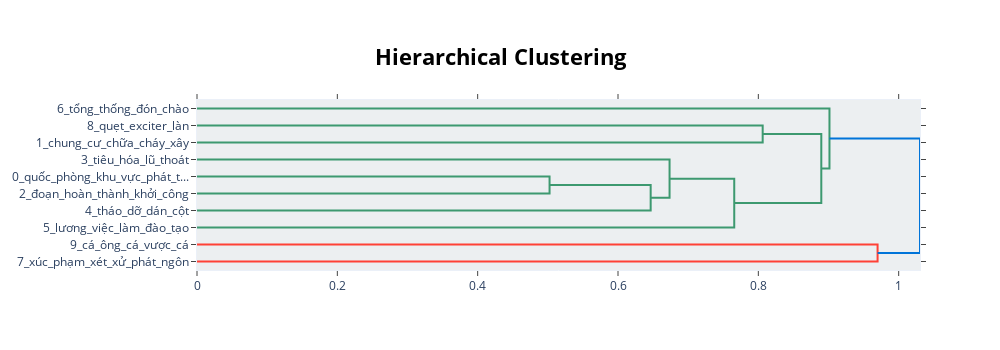

The notebook cell saved with this chart:
### Markdown cell above
### Visualize Topic Hierarchy

### Code cell
# hierarchical: phân cấp
topic_model.visualize_hierarchy()

### Figure 1 — Plotly figure (JSON) as saved in the notebook; plotly's stock layout.template omitted (floating-point values rounded to 4 significant figures)
{"data": [{"hoverinfo": "text", "marker": {"color": "rgb(61,153,112)"}, "mode": "lines", "type": "scatter", "x": [0, 0.8062, 0.8062, 0], "xaxis": "x", "y": [-15, -15, -25, -25], "yaxis": "y"}, {"hoverinfo": "text", "marker": {"color": "rgb(61,153,112)"}, "mode": "lines", "type": "scatter", "x": [0, 0.5025, 0.5025, 0], "xaxis": "x", "y": [-45, -45, -55, -55], "yaxis": "y"}, {"hoverinfo": "text", "marker": {"color": "rgb(61,153,112)"}, "mode": "lines", "type": "scatter", "x": [0.5025, 0.6465, 0.6465, 0], "xaxis": "x", "y": [-50, -50, -65, -65], "yaxis": "y"}, {"hoverinfo": "text", "marker": {"color": "rgb(61,153,112)"}, "mode": "lines", "type": "scatter", "x": [0, 0.6735, 0.6735, 0.6465], "xaxis": "x", "y": [-35, -35, -57.5, -57.5], "yaxis": "y"}, {"hoverinfo": "text", "marker": {"color": "rgb(61,153,112)"}, "mode": "lines", "type": "scatter", "x": [0.6735, 0.7657, 0.7657, 0], "xaxis": "x", "y": [-46.25, -46.25, -75, -75], "yaxis": "y"}, {"hoverinfo": "text", "marker": {"color": "rgb(61,153,112)"}, "mode": "lines", "type": "scatter", "x": [0.8062, 0.8897, 0.8897, 0.7657], "xaxis": "x", "y": [-20, -20, -60.62, -60.62], "yaxis": "y"}, {"hoverinfo": "text", "marker": {"color": "rgb(61,153,112)"}, "mode": "lines", "type": "scatter", "x": [0, 0.9014, 0.9014, 0.8897], "xaxis": "x", "y": [-5, -5, -40.31, -40.31], "yaxis": "y"}, {"hoverinfo": "text", "marker": {"color": "rgb(255,65,54)"}, "mode": "lines", "type": "scatter", "x": [0, 0.9699, 0.9699, 0], "xaxis": "x", "y": [-85, -85, -95, -95], "yaxis": "y"}, {"hoverinfo": "text", "marker": {"color": "rgb(0,116,217)"}, "mode": "lines", "type": "scatter", "x": [0.9014, 1.03, 1.03, 0.9699], "xaxis": "x", "y": [-22.66, -22.66, -90, -90], "yaxis": "y"}], "layout": {"autosize": false, "height": 350, "hoverlabel": {"bgcolor": "white", "font": {"family": "Rockwell", "size": 16}}, "hovermode": "closest", "plot_bgcolor": "#ECEFF1", "showlegend": false, "title": {"font": {"color": "Black", "size": 22}, "text": "<b>Hierarchical Clustering</b>", "x": 0.5, "xanchor": "center", "yanchor": "top"}, "width": 1000, "xaxis": {"mirror": "allticks", "rangemode": "tozero", "showgrid": false, "showline": true, "showticklabels": true, "ticks": "outside", "type": "linear", "zeroline": false}, "yaxis": {"mirror": "allticks", "range": [-100, 0], "rangemode": "tozero", "showgrid": false, "showline": true, "showticklabels": true, "tickmode": "array", "ticks": "outside", "ticktext": ["6_tổng_thống_đón_chào", "8_quẹt_exciter_làn", "1_chung_cư_chữa_cháy_xây", "3_tiêu_hóa_lũ_thoát", "0_quốc_phòng_khu_vực_phát_t...", "2_đoạn_hoàn_thành_khởi_công", "4_tháo_dỡ_dán_cột", "5_lương_việc_làm_đào_tạo", "9_cá_ông_cá_vược_cá", "7_xúc_phạm_xét_xử_phát_ngôn"], "tickvals": [-5, -15, -25, -35, -45, -55, -65, -75, -85, -95], "type": "linear", "zeroline": false}}}
